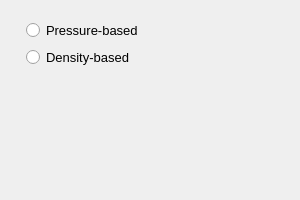
<?xml version="1.0" encoding="UTF-8"?>
<ui version="4.0">
 <class>SolverTypePage</class>
 <widget class="QWizardPage" name="SolverTypePage">
  <property name="geometry">
   <rect>
    <x>0</x>
    <y>0</y>
    <width>300</width>
    <height>200</height>
   </rect>
  </property>
  <property name="font">
   <font>
    <pointsize>10</pointsize>
   </font>
  </property>
  <property name="windowTitle">
   <string>WizardPage</string>
  </property>
  <property name="title">
   <string>Solver Type</string>
  </property>
  <layout class="QVBoxLayout" name="verticalLayout_2">
   <item>
    <widget class="QWidget" name="widget" native="true">
     <layout class="QVBoxLayout" name="verticalLayout">
      <property name="leftMargin">
       <number>15</number>
      </property>
      <property name="rightMargin">
       <number>15</number>
      </property>
      <item>
       <widget class="QRadioButton" name="pressureBased">
        <property name="text">
         <string>Pressure-based</string>
        </property>
       </widget>
      </item>
      <item>
       <widget class="QRadioButton" name="densityBased">
        <property name="text">
         <string>Density-based</string>
        </property>
       </widget>
      </item>
     </layout>
    </widget>
   </item>
   <item>
    <spacer name="verticalSpacer">
     <property name="orientation">
      <enum>Qt::Vertical</enum>
     </property>
     <property name="sizeHint" stdset="0">
      <size>
       <width>20</width>
       <height>40</height>
      </size>
     </property>
    </spacer>
   </item>
  </layout>
 </widget>
 <resources>
  <include location="../../resource.qrc"/>
 </resources>
 <connections/>
</ui>
